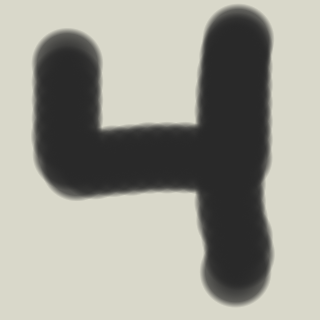
#> input picture digitREC/digit.png, 320 x 320 px
$ python digitRec.py
#> lines starting #> are read from the running program, lines starting #| are printed output that depends on the picture
import numpy as np
from PIL import Image
import pickle

img_original = Image.open('digit.png')
#> img_original is the input picture: PIL image 320x320 RGB; mean R, G, B 158.1, 157.4, 148.1
img = img_original.resize((28, 28)).convert('L')
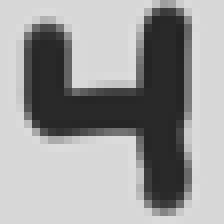
#> img: PIL image 28x28 L (shown 8 times larger); min 35, max 221, mean 156.7

img_arr = np.array(img)

#print img_arr.flatten()

WIDTH, HEIGHT = img.size
#> WIDTH = 28; HEIGHT = 28

data = list(img.getdata()) # convert image data to a list of integers
#> data = 784 values, max 221 at index 156, min 35 at index 134, mean 156.7
# convert that to 2D list (list of lists of integers)
data = [data[offset:offset+WIDTH] for offset in range(0, WIDTH*HEIGHT, WIDTH)]
#> data = 28 items

# At this point the image's pixels are all in memory and can be accessed
# individually using data[row][col].

# For example:
a = []
for row in data:
	for value in row:
		a.append([np.abs(214-value)/214])
#> this loop made 28 passes
#> after the loop, a = 784 items, first 6: [0.00467], [0.00467], [0.00467], [0.00467], [0.00467], [0.00467]

with open('f_weights.txt', 'rb') as fp:
#> (reads digitREC/f_weights.txt from the repository)
	weights = pickle.load(fp)

with open('f_biases.txt', 'rb') as fp:
#> (reads digitREC/f_biases.txt from the repository)
	biases = pickle.load(fp)

def sigmoid(x):
	return 1.0/(1.0+np.exp(-x))

def feedforward(a):
	for b, w in zip(biases, weights):
		a = sigmoid(np.dot(w, a)+b)
	return a


print(np.argmax(feedforward(a)))
#| 4
